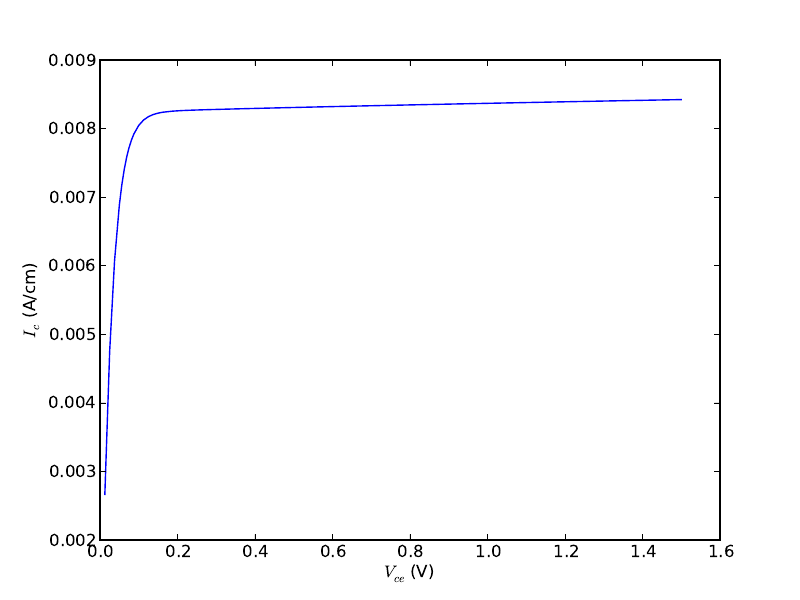

Write the Python code that produced this figure.
# -*- coding: utf-8 -*- 

# Copyright 2016 Devsim LLC
#
# Licensed under the Apache License, Version 2.0 (the "License");
# you may not use this file except in compliance with the License.
# You may obtain a copy of the License at
#
#     http://www.apache.org/licenses/LICENSE-2.0
#
# Unless required by applicable law or agreed to in writing, software
# distributed under the License is distributed on an "AS IS" BASIS,
# WITHOUT WARRANTIES OR CONDITIONS OF ANY KIND, either express or implied.
# See the License for the specific language governing permissions and
# limitations under the License.

import pylab
#import numpy
#import matplotlib.pyplot as plt
##HEADER: V(base) V(collector) V(emitter) I(base) I(collector) I(emitter)

files = (
    #'ic_vce_0.1.out',
    #'ic_vce_0.2.out',
    #'ic_vce_0.3.out',
    #'ic_vce_0.4.out',
    #'ic_vce_0.5.out',
    #'ic_vce_0.6.out',
    'ic_vce_0.7.out',
    #'ic_vce_0.8.out',
    #'ic_vce_0.9.out',
    #'ic_vce_1.0.out',
)

for filename in files:
    data = pylab.loadtxt(filename)
    vce = data[:,1]-data[:,2]
    ic = data[:,4]
    pylab.plot(vce, ic)

pylab.xlabel(r"$V_{ce}$ (V)")
pylab.ylabel(r"$I_c$ (A/cm)")
pylab.savefig('ic_vce.pdf')
pylab.savefig('ic_vce.eps', format='eps')
